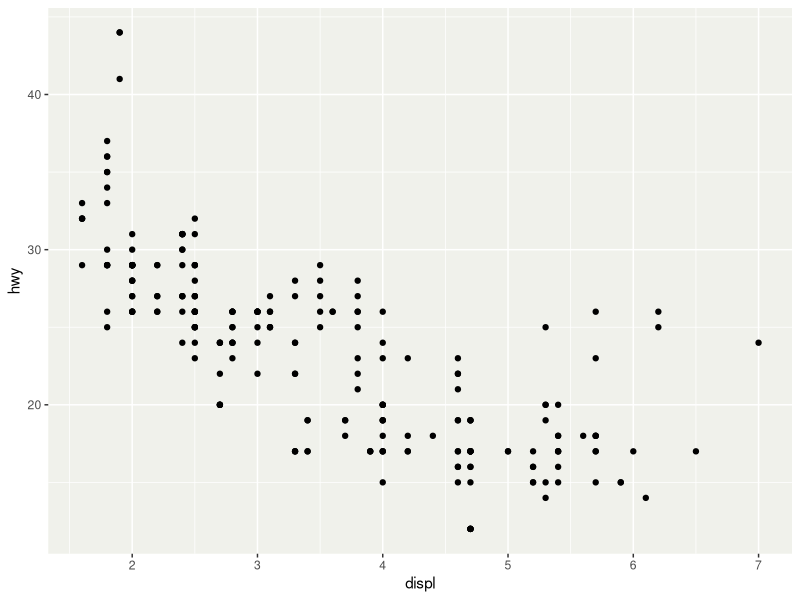

Generate this figure with R: (Note: this script raises an error after producing the figure.)
## ---- chunk 1
#| include: false
library(ggplot2)
# Harmonise the default gray theme's panel with the slide background.
theme_set(
  theme_gray() +
    theme(
      panel.background = element_rect(colour = NA, fill = "#F0F1EB")
    )
)
## ---- chunk 2
bland_plot <- ggplot(mpg, aes(displ, hwy)) +
  geom_point()

my_theme <- function(...) {
  theme_gray() + 
    theme(geom = element_geom(ink = "red"))
}

bland_plot + my_theme()
## ---- chunk 3
scale_x_asinh <- function(...) {
  scale_x_continuous(
    transform = scales::transform_asinh()
  )
}

bland_plot + scale_x_asinh()
## ---- chunk 4
#| collapse: true
#| output-location: default
#| error: true
# Creating modifiable copy of Stat
StatGood <- ggproto(NULL, Stat)

# Changing a field
StatGood <- ggproto(NULL, Stat, required_aes = "x")
Stat$required_aes

# This does NOT copy Stat
StatBad <- Stat

# Modify-in-place shenanigans
StatBad$required_aes <- "x"
Stat$required_aes

# Never circularly define a ggproto object
# Stat <- ggproto(NULL, Stat)
## ---- chunk 5
#| collapse: true
#| output-location: default
Stat$aesthetics

StatDensity$aesthetics()
## ---- chunk 6
#| collapse: true
#| output-location: default
AddNumber <- ggproto(
  "AddNumber",
  state = 0,
  add = function(self, number) {
    # We read and write the 'state' field
    # Do not do this in serious code!
    self$state <- self$state + number
    self$state
  }
)
AddNumber$add(10)
AddNumber$add(5)
## ---- chunk 7
#| output-location: default
residual_lines <- function(data, formula = y ~ x, ...) {
  model <- lm(formula, data = data)
  # Create computed variables
  data$fitted <- predict(model)
  data$residual <- residuals(model)
  data
}
## ---- chunk 8
p <- ggplot(mtcars, aes(disp, mpg)) +
  geom_smooth(
    method = "lm", 
    formula = y ~ x
  ) +
  geom_point()

new_data <- mtcars |>
  # Provide assumed `x` and `y` variables
  dplyr::mutate(x = disp, y = mpg) |>
  residual_lines()

p + geom_segment(
  data = new_data,
  aes(yend = fitted)
)
## ---- chunk 9
#| error: true
StatResidual <- ggproto(
  "StatResidual", # class name
  Stat,           # parent
  compute_group = residual_lines
)

p + geom_segment(stat = StatResidual)
## ---- chunk 10
#| code-line-numbers: "8"
StatResidual <- ggproto(
  "StatResidual", # class name
  Stat,           # parent
  compute_group = residual_lines
)

p + geom_segment(
  aes(yend = after_stat(fitted)), 
  stat = StatResidual
)
## ---- chunk 11
#| code-line-numbers: 5-7
StatResidual <- ggproto(
  "StatResidual",
  Stat,
  compute_group = residual_lines,
  default_aes = aes(
    yend = after_stat(fitted)
  )
)

p + geom_segment(stat = StatResidual)
## ---- chunk 12
#| code-line-numbers: 8-14
StatResidual <- ggproto(
  "StatResidual",
  Stat,
  compute_group = residual_lines,
  default_aes = aes(
    yend = after_stat(fitted)
  ),
  # As mentioned before, the compute 
  # function assumes the presence 
  # of `x` and `y` variables
  required_aes = c("x", "y"),
  # This example doesn't have 
  # optional aesthetics
  optional_aes = character() 
)

p + geom_segment(stat = StatResidual)
## ---- chunk 13
p + geom_segment(stat = StatResidual) +
  aes(colour = factor(cyl))
## ---- chunk 14
stat_residual <- function(
  mapping = NULL,        # <1>
  data = NULL,           # <1>
  geom = "segment",      # <1>
  position = "identity", # <1>
  ...,
  formula = y ~ x,       # <2>
  na.rm = FALSE,         # <3>
  show.legend = NA,      # <3>
  inherit.aes = TRUE     # <3>
) {
  layer(
    mapping = mapping,         # <4>
    data = data,               # <4>
    geom = geom,               # <4>
    stat = StatResidual,       # <7>
    position = position,       # <4>
    show.legend = show.legend, # <4>
    inherit.aes = inherit.aes, # <4>
    params = rlang::list2(     # <5>
      na.rm = na.rm,           # <6>
      formula = formula,       # <6>
      ...                      # <6>
    )
  )
}

p + stat_residual()
## ---- chunk 15
#| collapse: true
stat_residual <- make_constructor(StatResidual, geom = "segment")
print(stat_residual)

p + stat_residual()
## ---- chunk 16
#| output-location: default
#| collapse: true
StatContour$setup_params
## ---- chunk 17
#| output-location: default
#| collapse: true
StatBoxplot$setup_data
